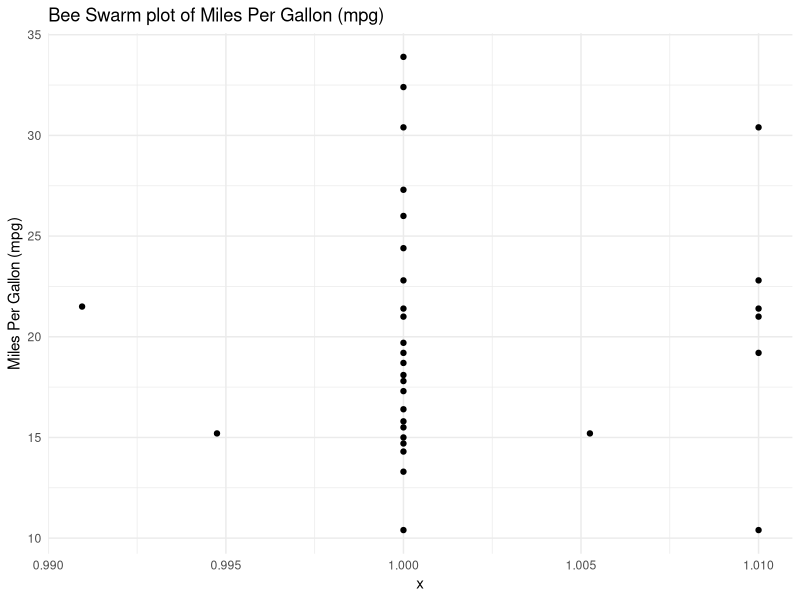
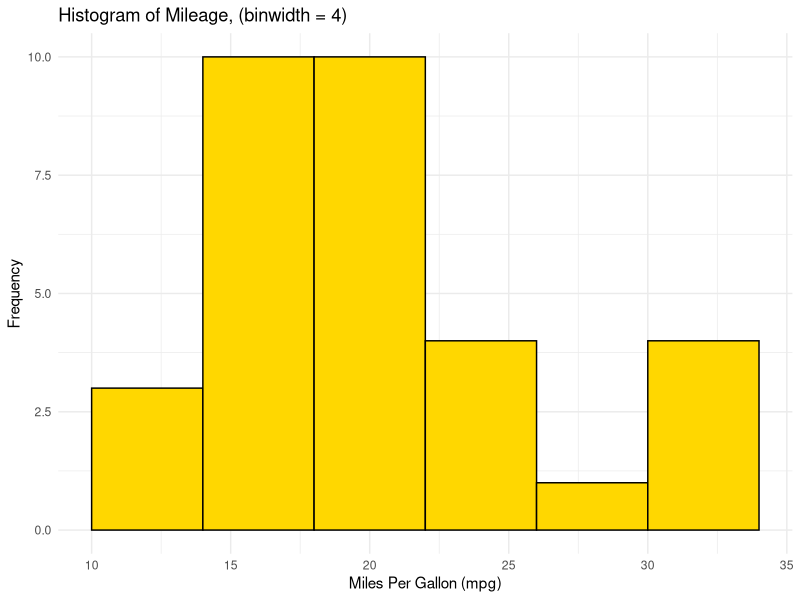
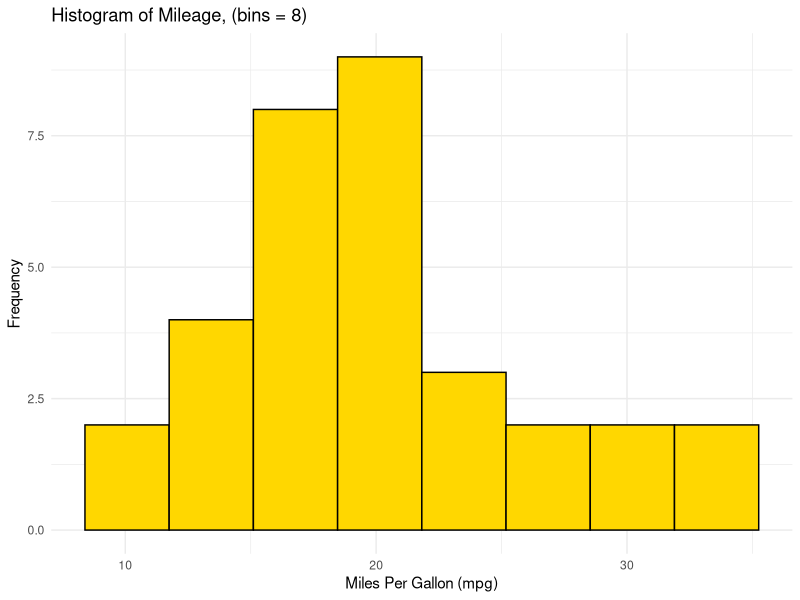
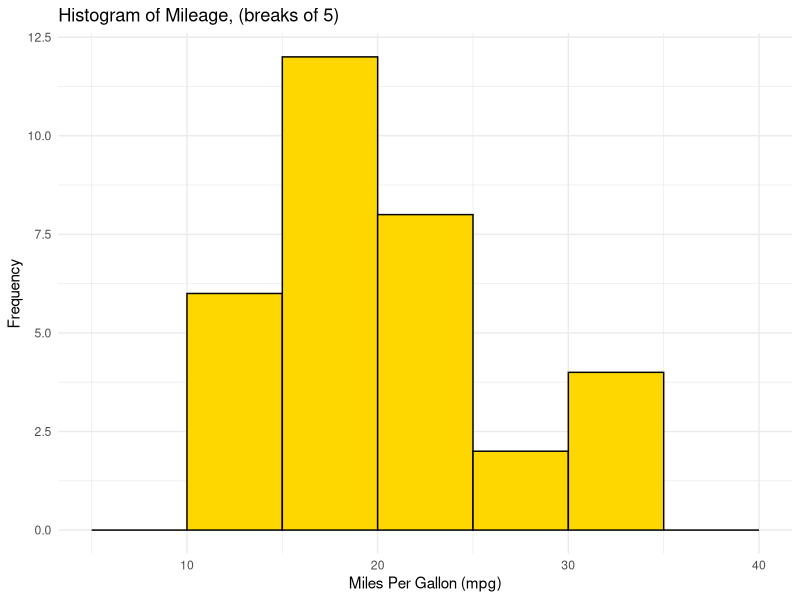
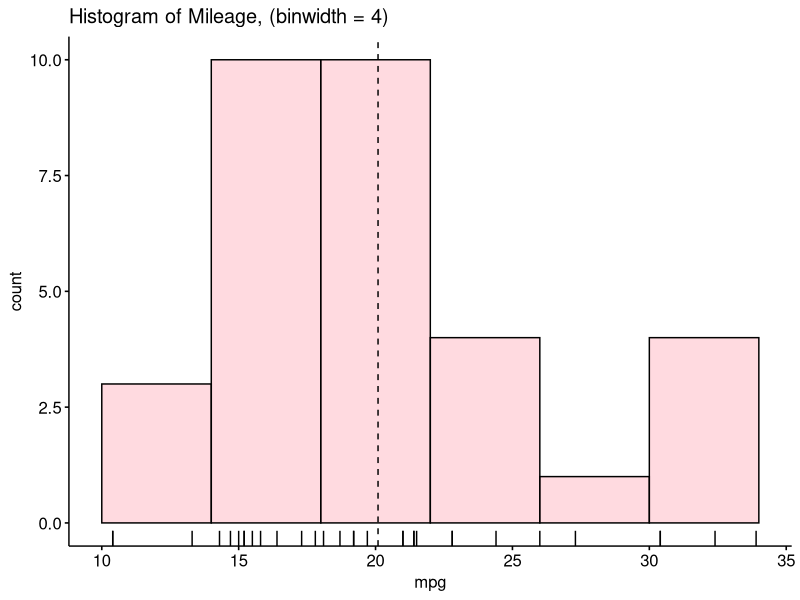
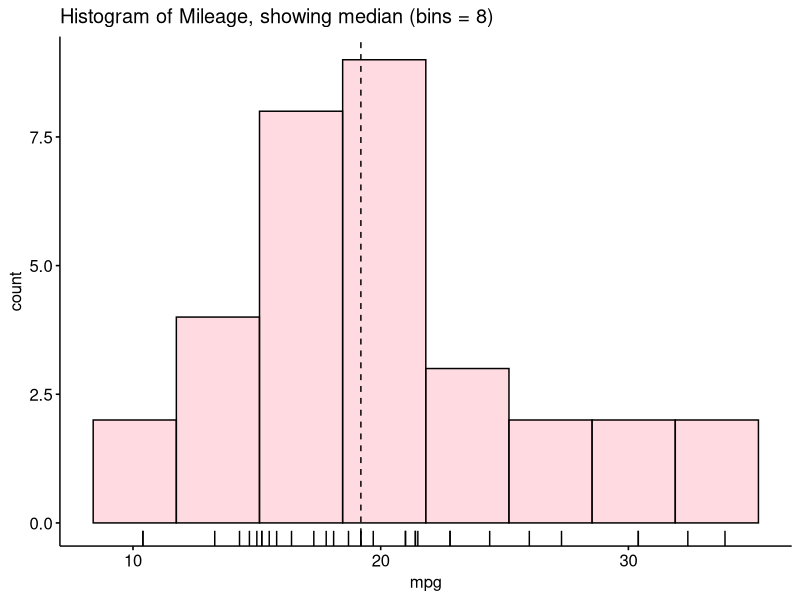
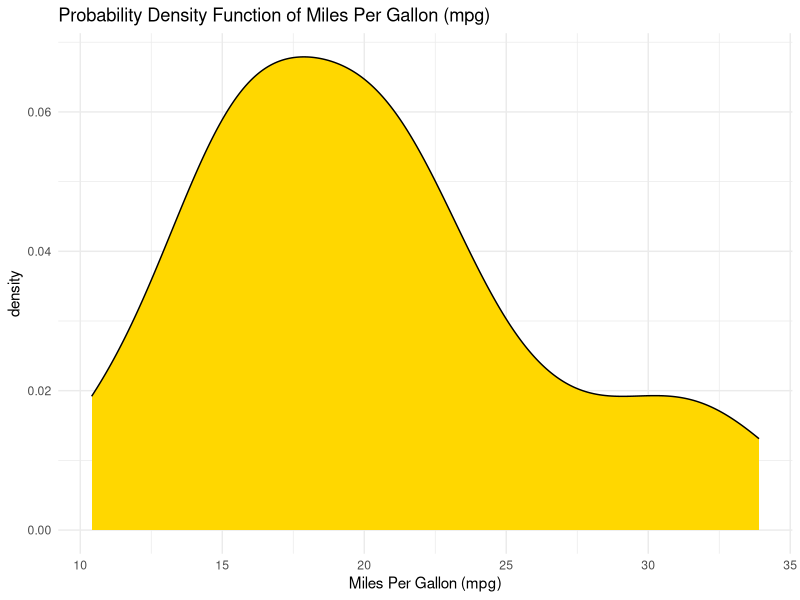
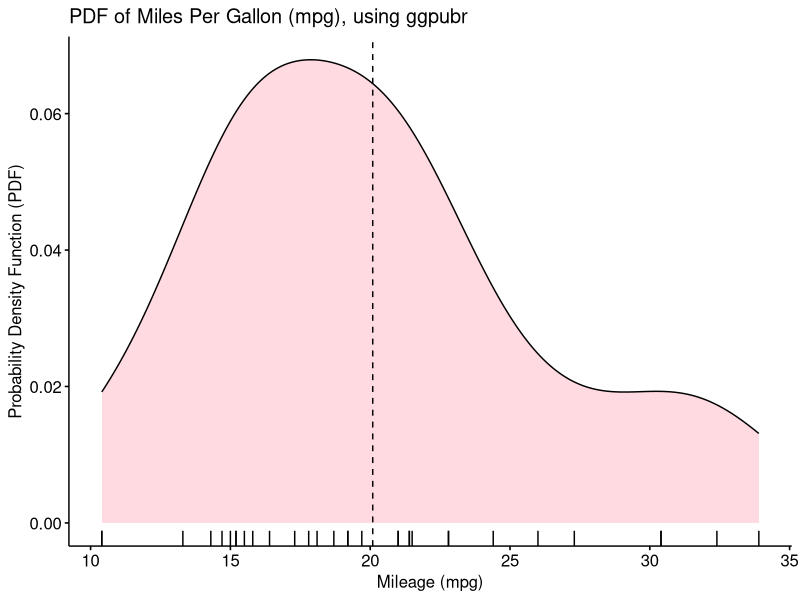

The R script that drew these images, in order:
## ---- chunk 1
# Load the required libraries, suppressing annoying startup messages
library(dplyr, quietly = TRUE, warn.conflicts = FALSE)
library(tibble, quietly = TRUE, warn.conflicts = FALSE)
library(ggplot2, quietly = TRUE, warn.conflicts = FALSE) 
library(ggpubr, quietly = TRUE, warn.conflicts = FALSE) 

library(rmarkdown, quietly = TRUE, warn.conflicts = FALSE) 
library(knitr, quietly = TRUE, warn.conflicts = FALSE) 
library(kableExtra, quietly = TRUE, warn.conflicts = FALSE) 

library(ggthemes)
## ---- chunk 2
# Read the mtcars dataset into a tibble called tb
data(mtcars)
tb <- as_tibble(mtcars)

# Convert relevant columns into factor variables
tb$cyl <- as.factor(tb$cyl) # cyl = {4,6,8}, number of cylinders
tb$am <- as.factor(tb$am) # am = {0,1}, 0:automatic, 1: manual transmission
tb$vs <- as.factor(tb$vs) # vs = {0,1}, v-shaped engine, 0:no, 1:yes
tb$gear <- as.factor(tb$gear) # gear = {3,4,5}, number of gears
## ---- chunk 3
# Load necessary libraries
library(ggplot2)
library(ggbeeswarm) # Provides the geom_beeswarm() function

# Create a bee swarm plot for visualizing the distribution of mpg
ggplot(tb, 
       aes(x = 1,  # Dummy x-axis value
           y = mpg)) +  # mpg values on the y-axis
  geom_beeswarm() +  # Use beeswarm plot  points
  labs(title = "Bee Swarm plot of Miles Per Gallon (mpg)",  
       y = "Miles Per Gallon (mpg)") +  # Label for the y-axis
  theme_minimal()  # theme for a clean and clear presentation
## ---- chunk 4
# histogram using ggplot2 to visualize the distribution of mpg 
ggplot(tb, 
       aes(x = mpg)) +  # Set mpg as the x-axis variable
  geom_histogram(binwidth = 4,  # Define the binwidth for the histogram
                 fill = "gold",  # Set the fill color of the bins to gold
                 color = "black") +  # Set the border color of the bin
  theme_minimal() +  # Apply a minimal theme for a cleaner look
  labs(title = "Histogram of Mileage, (binwidth = 4)", 
       x = "Miles Per Gallon (mpg)",  # Label for the x-axis
       y = "Frequency")  # Label for the y-axis

## ---- chunk 5
# Create a histogram of mpg from the tb dataset
ggplot(tb, aes(x = mpg)) +
  geom_histogram(bins = 8, fill = "gold", color = "black") + 
  # Set histogram bins to 8 with gold fill and black border
  theme_minimal() + # Use a minimalistic theme
  labs(title = "Histogram of Mileage, (bins = 8)", 
       x = "Miles Per Gallon (mpg)", 
       y = "Frequency") # Add title and axis labels

## ---- chunk 6
# Plot a histogram of mpg values from the tb dataset using ggplot2
ggplot(tb, aes(x = mpg)) +
  geom_histogram(breaks = seq(5, 40, by = 5), 
                 fill = "gold", 
                 color = "black") + 
  # Define histogram breaks at intervals of 5
  theme_minimal() + # Apply a minimal theme for clarity
  labs(title = "Histogram of Mileage, (breaks of 5)", 
       x = "Miles Per Gallon (mpg)", 
       y = "Frequency") # Add plot title and axis labels
## ---- chunk 7
# Load the ggpubr package for enhanced ggplot2-based plotting
library(ggpubr)

# Create a histogram using gghistogram from ggpubr
gghistogram(tb, 
            x = "mpg",  # Set 'mpg' as the variable for histogram
            binwidth = 4,  # Set the width of bins in the histogram
            add = "mean",  # Add a line indicating the mean of 'mpg'
            rug = TRUE,  # Add a rug plot to show individual data points
            color = "black",  # Set the color of bins to black
            fill = "lightpink",  # Set the fill color of bins to light pink
            title = "Histogram of Mileage, (binwidth = 4)"
)
## ---- chunk 8
# Load the ggpubr package
library(ggpubr)

# Create a histogram of the 'mpg' variable from the tb dataset
gghistogram(tb, 
            x = "mpg",  # Specify 'mpg' for the x-axis
            bins = 8,  # Set the number of bins to 8
            add = "median",  # Add a line indicating the median
            rug = TRUE,  # rug plot to show individual data points
            color = "black",  # color the histogram bins black
            fill = "lightpink",  # fill color of the bins light pink
            title = "Histogram of Mileage, showing median (bins = 8)" 
)

## ---- chunk 9
# Use ggplot2 to create a density plot of mpg values from the tb dataset
ggplot(tb, aes(x = mpg)) +
  geom_density(fill = "gold") +  # density plot with gold fill color
  theme_minimal() +  # Apply a minimal theme for a clean  appearance
  labs(title = "Probability Density Function of Miles Per Gallon (mpg)",  
       x = "Miles Per Gallon (mpg)",  # Label for the x-axis
       y = "density")  # Label for the y-axis
## ---- chunk 10
# Load the ggpubr package for enhanced data visualization
library(ggpubr)

# Create a probability density function plot for 'mpg' using ggdensity
ggdensity(tb, 
          x = "mpg",  # Specify 'mpg' as the variable for the plot
          add = "mean",  # Add a line indicating the mean of 'mpg'
          rug = TRUE,  # rug plot to show individual data points
          color = "black",  # color of the plot  black
          fill = "lightpink",  # Set the fill color to light pink
          title = "PDF of Miles Per Gallon (mpg), using ggpubr",  
          xlab = "Mileage (mpg)", 
          ylab = "Probability Density Function (PDF)" 
)
## ---- chunk 11
# Load required library
library(ggplot2)

# Create a CDF (Cumulative Distribution Function) plot for mpg
ggplot(tb, aes(x = mpg)) +
  stat_ecdf(geom = "line", color = "blue") +  # plot the CDF
  labs(x = "Miles Per Gallon (mpg)", y = "CDF",  
       title = "Cumulative Distribution Function (CDF) of mpg") +  
  theme_minimal()  # Apply a minimalistic theme for clarity
## ---- chunk 12
# Use ggplot2 to create a boxplot for the mpg variable from the tb dataset
ggplot(tb, aes(y = mpg)) +
  geom_boxplot(fill = "gold") +  # Create a boxplot with gold color
  theme_minimal() +  # Apply a minimal theme for a clean appearance
  coord_flip() +  # Flip coordinates to horizontal boxplot
  labs(title = "Boxplot of Mileage (mpg)",  # Set the title
       y = "Miles Per Gallon (mpg)")  # Label for the y-axis 
## ---- chunk 13
# Load the ggpubr package for enhanced boxplot functionalities
library(ggpubr)

# Create a boxplot for the 'mpg' using ggboxplot from ggpubr
ggboxplot(tb, 
          y = "mpg",  # Specify 'mpg' as the variable for the boxplot
          orientation = "horizontal",  # Set the orientation to horizontal
          rug = TRUE,  # Add a rug plot to show individual data points
          color = "black",  # Set the color to black
          fill = "lightpink",  # Set the fill color  to light pink
          add = "jitter",  # Add jitter to display individual data points
          title = "Boxplot of Mileage (mpg), using ggpubr::ggboxplot()"  
)
## ---- chunk 14
# Use ggplot2 to create a combined violin and boxplot for mpg values 
ggplot(tb, aes(x = "", y = mpg)) +
  geom_violin(fill = "gold") +  # Create a violin plot with gold fill color
  geom_boxplot(fill = "skyblue", width = 0.2) +  
  # Overlay a boxplot with sky blue fill and reduced width
  labs(x = "", # Set labels for x and y axes (x-label is empty)
       y = "Miles Per Gallon (mpg)",  
       title = "Violin Plot with Boxplot of Miles Per Gallon (mpg)") +  
  coord_flip() +  # Flip coordinates to make the plot horizontal
  theme_minimal()  # Apply a minimal theme for a simple appearance

## ---- chunk 15
# Load the ggpubr package for enhanced data visualization
library(ggpubr)

# Create a violin plot for the 'mpg' variable using ggviolin
ggviolin(tb, 
         y = "mpg",  # Specify 'mpg' as the variable for the violin plot
         orientation = "horizontal",  # Set the orientation to horizontal
         rug = TRUE,  # Include a rug plot to show individual data points
         color = "black",  # Outline color of the violin  black
         fill = "lightpink",  # Fill color of the violin light pink
         add = "boxplot", add.params = list(fill = "lightblue"),  
         # Add a boxplot inside the violin plot with light blue fill
         title = "Violin plot of mpg, using ggpubr::ggviolin()"
)
## ---- chunk 16
# Use ggplot2 to create a Q-Q plot for the mpg variable 
ggplot(tb, aes(sample = mpg)) +
  stat_qq() +  # Create a Q-Q plot
  stat_qq_line() +  # Add a line to the Q-Q plot for reference
  labs(x = "Theoretical Quantiles",  # Label for the x-axis
       y = "Sample Quantiles",  # Label for the y-axis
       title = "Q-Q Plot of Miles Per Gallon (mpg)") +  
  theme_minimal()  # Apply a minimal theme for a clean appearance
## ---- chunk 17
# Create a summary data frame
mpgSummary <- tb %>%
  summarise(
    MeanMpg = mean(mpg, na.rm = TRUE),  # Calculate the mean of mpg
    SDMpg = sd(mpg, na.rm = TRUE)  # Calculate the standard deviation 
  )

# Create a bar plot visualizing the mean
ggplot(mpgSummary, 
       aes(y = "", 
           x = MeanMpg)) +
  geom_bar(stat = "identity",  # Use bars to represent values
           fill = "lightblue", 
           color = "blue", 
           width = 0.2  # Set bar color and width
           ) +
  labs(x = "mpg", 
       y = "",  # Set x-axis label to 'mpg' with y-axis label empty
       title = "Bar Plot showing Mean of Mileage (mpg)") +  
  theme_minimal()  # a minimal theme for a cleaner look
## ---- chunk 18
# Create a summary data frame
mpgSummary <- tb %>%
  summarise(
    MeanMpg = mean(mpg, na.rm = TRUE),  # Calculate the mean of mpg
    SDMpg = sd(mpg, na.rm = TRUE)  # Calculate the standard deviation 
  )

# Create a bar plot visualizing the mean and error bars visualizing the SD
ggplot(mpgSummary, 
       aes(y = "", 
           x = MeanMpg)) +
  geom_bar(stat = "identity", 
           fill = "lightblue", 
           color = "blue", 
           width = 0.2  # Create a bar to represent the mean mpg
           ) +
  geom_errorbar(aes(xmin = MeanMpg - SDMpg,  
                    xmax = MeanMpg + SDMpg),  
                # Set the lower, upper limit of the error bar
                color = "red",  # Color the error bars red
                width = 0.1)  # Set the width of the error bars

## ---- chunk 19
# Load necessary libraries
library(ggplot2)
library(ggpubr)

# Create a histogram of the 'mpg' variable using gghistogram
PlotHist <- gghistogram(tb, 
            x = "mpg",  # Set 'mpg' as the variable for the histogram
            binwidth = 4,  # Define the width of the bins
            add = "mean",  # Add a line indicating the mean of 'mpg'
            rug = TRUE,  # Include a rug plot to show data points
            color = "black",  # Set the color of the histogram to black
            fill = "lightpink",  # Set the fill color of the histogram 
            title = "Histogram (binwidth = 4)"  # Title of the histogram
)

# Create a box plot of the 'mpg' variable using ggboxplot
PlotBox <- ggboxplot(tb, 
            y = "mpg",  # Set 'mpg' as the variable for the box plot
            rug = TRUE,  # Include a rug plot to show individual data points
            color = "black",  # Set the color of the box plot to black
            fill = "lightpink",  # Set the fill color of the box plot 
            add = "jitter",  # Add jitter to show individual data points
            title = "Boxplot of Mileage"  
)

# Combine the plots using ggarrange()
combined_plot <- ggarrange(PlotHist, PlotBox, ncol = 2)  
# Arrange the histogram and box plot side by side

# Display the combined plot
print(combined_plot)
